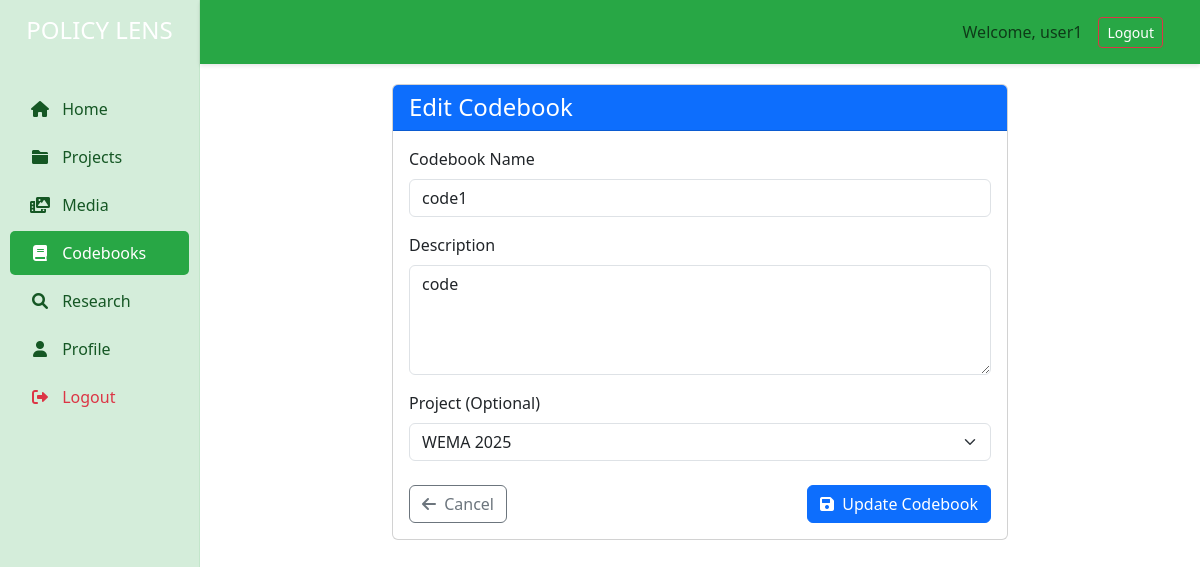
/codebooks/2/edit (signed in), run on the app's committed database.
### models/models.py (models this page shows, shortened)
class User(UserMixin, db.Model):
    id = db.Column(db.Integer, primary_key=True)
    username = db.Column(db.String(80), unique=True, nullable=False)
    email = db.Column(db.String(120), unique=True, nullable=False)
    name = db.Column(db.String(100), nullable=True)
    password_hash = db.Column(db.String(128), nullable=True)  # Will store hashed passwords
    is_active = db.Column(db.Boolean(), default=True)
    age_group = db.Column(db.String(20), nullable=True)
    sex = db.Column(db.String(20), nullable=True)
    industry = db.Column(db.String(100), nullable=True)
    organization = db.Column(db.String(200), nullable=True)
    created_at = db.Column(db.DateTime, server_default=db.func.now())
    updated_at = db.Column(db.DateTime, server_default=db.func.now(), onupdate=db.func.now())
    codebooks = db.relationship('Codebook', back_populates='user', cascade='all, delete-orphan')

class Codebook(db.Model):
    __tablename__ = 'codebook'
    id = db.Column(db.Integer, primary_key=True)
    name = db.Column(db.String(200), nullable=False)
    description = db.Column(db.Text)
    created_at = db.Column(db.DateTime, default=datetime.utcnow)
    updated_at = db.Column(db.DateTime, default=datetime.utcnow, onupdate=datetime.utcnow)
    user_id = db.Column(db.Integer, db.ForeignKey('user.id', ondelete='CASCADE'), nullable=False)
    project_id = db.Column(db.Integer, db.ForeignKey('project.id', ondelete='CASCADE'), nullable=True)
    user = db.relationship('User', back_populates='codebooks')
    project = db.relationship('Project', back_populates='codebooks')
    codes = db.relationship('Code', back_populates='codebook', cascade='all, delete-orphan')

### app.py (the view, shortened to what this page needs)
@app.route('/codebooks/<int:codebook_id>/edit', methods=['GET', 'POST'])
@login_required
def edit_codebook(codebook_id):
    from models.models import Project
    codebook = Codebook.query.get_or_404(codebook_id)
    if codebook.user_id != current_user.id: abort(403)
    form = CodebookForm(obj=codebook)
    projects = Project.query.filter_by(owner_id=current_user.id).all()
    form.project_id.choices = [('', 'Select a project (optional)')] + [(str(p.id), p.name) for p in projects]
    if codebook.project_id:
        form.project_id.data = str(codebook.project_id)
    return render_template('codebooks/form.html', form=form, title='Edit Codebook', codebook=codebook)

### forms.py
class CodebookForm(FlaskForm):
    name = StringField('Codebook Name', validators=[
        DataRequired('Codebook name is required'),
        Length(min=3, max=200, message='Codebook name must be between 3 and 200 characters')
    ])
    description = TextAreaField('Description', validators=[
        Optional(),
        Length(max=1000, message='Description cannot exceed 1000 characters')
    ])
    project_id = SelectField('Project (Optional)', coerce=str, validators=[Optional()])
    def __init__(self, *args, **kwargs):
        super(CodebookForm, self).__init__(*args, **kwargs)
        self.project_id.choices = [('', 'Select a project (optional)')]

### app.py (called while the page is built)
@app.before_request
def _adapt_cookie_security():
    is_https = request.is_secure  # accurate after ProxyFix
    app.config['SESSION_COOKIE_SECURE'] = is_https
    app.config['REMEMBER_COOKIE_SECURE'] = is_https

@app.before_request
def _assign_request_id():
    g.request_id = uuid.uuid4().hex[:8]

@app.before_request
def _assign_request_id_and_log():
    g.request_id = str(uuid.uuid4())[:8]
    app.logger.info(
        f"→ {request.method} {request.path} "
        f"args={dict(request.args)} json={(request.get_json(silent=True) or {})}"
    )

@app.after_request
def _log_response(resp):
    app.logger.info(f"← {request.method} {request.path} status={resp.status_code}")
    return resp

@app.teardown_request
def _teardown_request(exc):
    if exc:
        app.logger.exception(f"✖ Unhandled exception during request: {exc}")

@login_manager.user_loader
def load_user(user_id):
    return db.session.get(User, int(user_id))

    def filter(self, record: logging.LogRecord) -> bool:
        try:
            rid = getattr(g, 'request_id', None)
        except Exception:
            rid = None
        record.request_id = rid or '-'  # ensure field always exists
        return True

    def filter(self, record):
        record.request_id = "-"
        if has_request_context():
            try:
                record.request_id = getattr(g, "request_id", "-")
            except Exception:
                record.request_id = "-"
        return True

### templates/codebooks/form.html (shortened to what this page needs)
{% extends "base.html" %}
{% block content %}
<div class="container">
    <div class="row justify-content-center">
        <div class="col-lg-8">
            <div class="card">
                <div class="card-header bg-primary text-white">
                    <h4 class="mb-0">{{ title }}</h4>
                </div>
                <div class="card-body">
                    <form method="POST">
                        <div class="mb-3">
                            {{ form.name.label(class="form-label") }}
                            {{ form.name(class="form-control" + (" is-invalid" if form.name.errors else "")) }}
                        </div>
                        <div class="mb-3">
                            {{ form.description.label(class="form-label") }}
                            {{ form.description(class="form-control" + (" is-invalid" if form.description.errors else ""), rows=4) }}
                        </div>
                        <div class="mb-4">
                            {{ form.project_id.label(class="form-label") }}
                            {{ form.project_id(class="form-select" + (" is-invalid" if form.project_id.errors else "")) }}
                        </div>
                        <div class="d-flex justify-content-between">
                            <a href="{{ url_for('list_codebooks') }}" class="btn btn-outline-secondary">
                                <i class="fas fa-arrow-left me-1"></i> Cancel
                            </a>
                            <button type="submit" class="btn btn-primary">
                                <i class="fas fa-save me-1"></i> {{ 'Update' if codebook else 'Create' }} Codebook
                            </button>
                        </div>
                    </form>
                </div>
            </div>
        </div>
    </div>
</div>
{% endblock %}

### templates/base.html (shortened to what this page needs)
<!DOCTYPE html>
<html lang="en">
<head>
    <link href="https://cdn.jsdelivr.net/npm/bootstrap@5.3.0/dist/css/bootstrap.min.css" rel="stylesheet">
    <link href="https://cdn.quilljs.com/1.3.6/quill.snow.css" rel="stylesheet">
    <link rel="stylesheet" href="https://cdnjs.cloudflare.com/ajax/libs/font-awesome/6.0.0/css/all.min.css">
    <link href="https://cdn.jsdelivr.net/npm/select2@4.1.0-rc.0/dist/css/select2.min.css" rel="stylesheet" />
    <link href="https://cdn.jsdelivr.net/npm/select2-bootstrap-5-theme@1.3.0/dist/select2-bootstrap-5-theme.min.css" rel="stylesheet" />
    <link rel="stylesheet" href="https://cdn.datatables.net/1.13.7/css/dataTables.bootstrap5.min.css">
</head>
<body>
    <div class="container-fluid">
        <div class="row">
            <div class="col-md-2 sidebar p-0">
                <div class="text-center mb-4">
                    <h4 class="text-white py-3">POLICY LENS
                    </h4>
                </div>
                <ul class="nav flex-column">
                    <li class="nav-item">
                        <a class="nav-link {% if request.endpoint == 'index' %}active{% endif %}" href="{{ url_for('index') }}">
                            <i class="fas fa-home me-2"></i> Home
                        </a>
                    </li>
                    <li class="nav-item">
                        <a class="nav-link {% if request.endpoint == 'list_projects' %}active{% endif %}" href="{{ url_for('list_projects') }}">
                            <i class="fas fa-folder me-2"></i> Projects
                        </a>
                    </li>
                    <li class="nav-item">
                        <a class="nav-link {% if request.endpoint == 'list_media' %}active{% endif %}" href="{{ url_for('list_media') }}">
                            <i class="fas fa-photo-video me-2"></i> Media
                        </a>
                    </li>
                    <li class="nav-item">
                        <a class="nav-link {% if request.endpoint == 'list_codebooks' or request.endpoint == 'create_codebook' or request.endpoint == 'edit_codebook' %}active{% endif %}"
                           href="{{ url_for('list_codebooks') }}">
                            <i class="fas fa-book me-2"></i> Codebooks
                        </a>
                    </li>
                    <li class="nav-item">
                        <a class="nav-link {% if request.endpoint == 'research' %}active{% endif %}" href="{{ url_for('research') }}">
                            <i class="fas fa-search me-2"></i> Research
                        </a>
                    </li>
                    <li class="nav-item mt-auto">
                        <a class="nav-link {% if request.endpoint == 'profile' %}active{% endif %}" href="{{ url_for('profile') }}">
                            <i class="fas fa-user me-2"></i> Profile
                        </a>
                    </li>
                    <li class="nav-item">
                        <a class="nav-link text-danger" href="#">
                            <i class="fas fa-sign-out-alt me-2"></i> Logout
                        </a>
                    </li>
                </ul>
            </div>
            <div class="col-md-10 p-0">
                <nav class="navbar navbar-expand-lg topbar">
                    <div class="container-fluid">
                        <div class="ms-auto d-flex align-items-center">
                    {% if current_user.is_authenticated %}
                        <span class="navbar-text me-3">Welcome, {{ current_user.username }}</span>
                        <a href="{{ url_for('logout') }}" class="btn btn-outline-danger btn-sm">Logout</a>
                    {% else %}
                        <a href="{{ url_for('login') }}" class="btn btn-outline-primary btn-sm me-2">Login</a>
                        <a href="{{ url_for('register') }}" class="btn btn-primary btn-sm">Register</a>
                    {% endif %}
                </div>
                    </div>
                </nav>
                <main class="main-content">
                    {% block content %}{% endblock %}
                </main>
            </div>
        </div>
    </div>
</body>
</html>

### templates/base.html (style rules this page uses)
.sidebar { min-height: 100vh; background-color: #d4edda; color: #155724; padding-top: 20px; border-right: 1px solid #c3e6cb; }
.sidebar .nav-link { color: #155724; padding: 10px 20px; margin: 2px 10px; border-radius: 5px; font-weight: 500; }
.sidebar .nav-link.active { color: #fff; background-color: #28a745; }
.sidebar .nav-link i { width: 20px; margin-right: 10px; text-align: center; }
.topbar { background-color: #28a745; padding: 12px 25px; box-shadow: 0 2px 4px rgba(0,0,0,0.1); color: white; }
.topbar a, .topbar .navbar-brand, .topbar .nav-link { color: white !important; }
.main-content { padding: 20px; }

### data on the page
User: username "user1"
Codebook: name "code1", description "code", project_id "WEMA 2025"

### other printed values
{{ title }} "Edit Codebook"
{{ 'Update' if codebook else 'Create' }} "Update"
